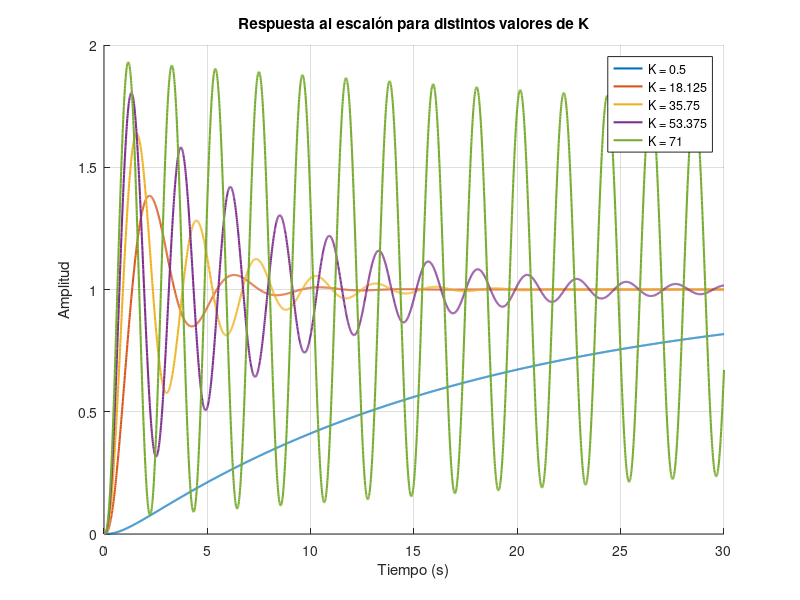

Recreate this plot in MATLAB.
% Valores de K a analizar
K_values = linspace(0.5,71,5);

% Crear figura
figure;
hold on;

% Colores para distinguir cada curva
colors = lines(length(K_values));  % Paleta de colores automática

for i = 1:length(K_values)

    % Funcion de Trasnferencia
    num = K_values(i);
    den = [1 8 9 K_values(i)];

    % Crear sistema
    sys = tf(num, den);

    % Simular respuesta al escalón
    [y, t] = step(sys, 0:0.01:30);  % Tiempo de simulación de 0 a 30 s
    plot(t, y, 'DisplayName', ['K = ' num2str(K_values(i))], 'LineWidth', 1.5, 'Color', colors(i,:));
end

% Personalizar gráfica
title('Respuesta al escalón para distintos valores de K')
xlabel('Tiempo (s)')
ylabel('Amplitud')
legend('show')
grid on;
hold off;
